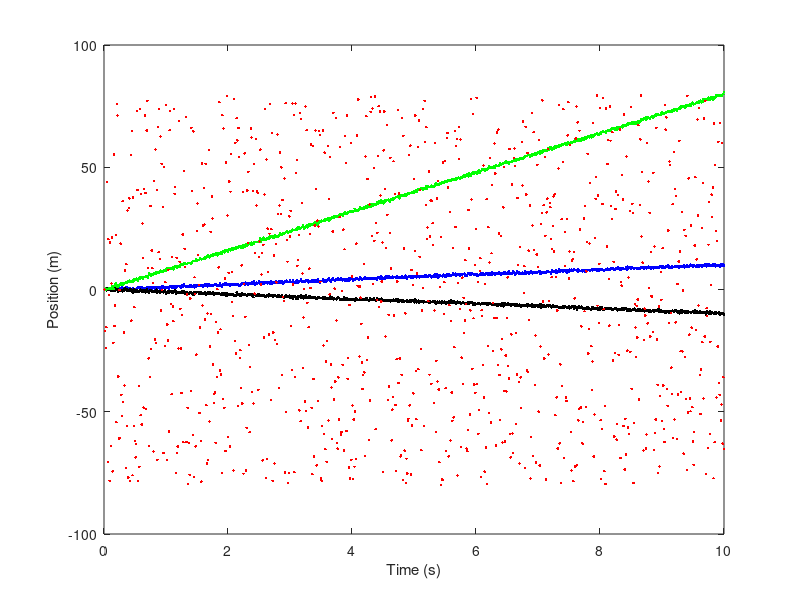

This figure's MATLAB source:
%%%%%%%%%%%%%%%%%%%%%%%%%%%%%%%%%%%%%%%%%
%   Code to Produce 1D Model of Data   %%
%   with multiple targets              %%
%%%%%%%%%%%%%%%%%%%%%%%%%%%%%%%%%%%%%%%%%
clc; close all; clear all;

% Define constants
v = [randi(10);...
    -randi(10);...
    randi(10)];  %m/s for all time
dt = .01;       %s
N = 1000;       % Number of time steps
M = 1;          % Number of false measuremnts per time step
t = (1:N)*dt;   % Time Array
Qk = 0.5;       % Process noise covariance
R = 0.1;        % Measurement noise covariance

% Position of targets as a function of time
x = zeros(N,2,size(v,1));   % 1st dim = num of time steps
                            % 2nd dim = num of states (pos, vel)
                            % 3rd dim = num of targets

% y -> contains the measurments, where the first
% three columns are the true measurement and the other 
% columns contain random noise measurements @ each
% time step
y = zeros(N,size(v,1)+M);

% Create position data
for targ=1:size(v,1)
    for k=2:N
        x(k,2,targ) = v(targ) + sqrt(Qk)*randn(1,1);
        x(k,1,targ)=x(k-1,1,targ)+dt*x(k,2,targ);
    end
end

% Create noisy measurements
[~,idx]=max(abs(v));
for k=2:N
    for targ=1:size(v,1)
        % Add noise to true data
        y(k,targ) = x(k,1,targ)+sqrt(R)*randn(1,1);
    end
    for ii=1:M
        % Add random noise that are outliers
        y(k,end)=max(max(max(x(:,1,idx))))*(-1+2.*rand(1,1));
    end
end
   
% Plot data
figure(1);clf;
plot(t,y(:,1),'b.')
hold on;
plot(t,y(:,2),'k.')
hold on;
plot(t,y(:,3),'g.')
hold on;
for ii = 1:M
    plot(t,y(:,3+ii),'r.')
end
xlabel('Time (s)');
ylabel('Position (m)');

% Save data
save('1d_multTarg_ransac_data.mat','t','v','x','y','dt','Qk','R')
savefig('1d_multTarg_ransac_data');
pause(2)
close(gcf);
